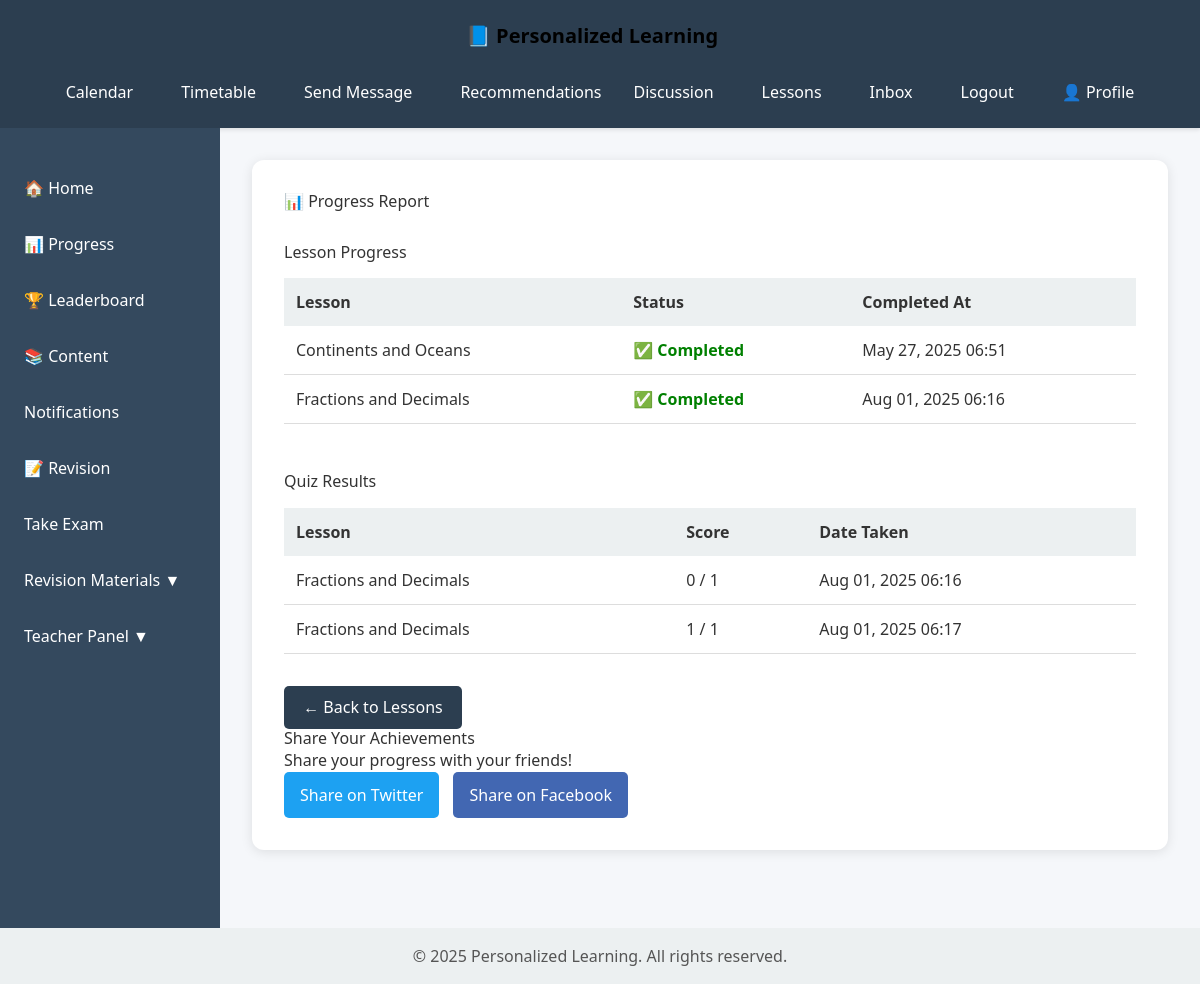
/progress/report/ (signed in), run on the app's committed database.
### progress/models.py (models this page shows, shortened)
class LessonProgress(models.Model):
    user = models.ForeignKey(User, on_delete=models.CASCADE)
    lesson = models.ForeignKey(Lesson, on_delete=models.CASCADE)
    is_completed = models.BooleanField(default=False)
    completed_at = models.DateTimeField(auto_now_add=True, null=True, blank=True)

class QuizResult(models.Model):
    user = models.ForeignKey(User, on_delete=models.CASCADE)
    quiz = models.ForeignKey(Quiz, on_delete=models.CASCADE, related_name='quizzes')
    score = models.IntegerField()
    total_questions = models.IntegerField()
    created_at = models.DateTimeField(auto_now_add=True)

### content/models.py (models this page shows, shortened)
class Lesson(models.Model):
    title = models.CharField(max_length=255)
    content = models.TextField()
    difficulty_level = models.CharField(max_length=50)
    topic = models.CharField(max_length=100)

class Quiz(models.Model):
    lesson = models.ForeignKey(Lesson, on_delete=models.CASCADE, related_name='quizzes')
    question = models.TextField()
    option_a = models.CharField(max_length=255,default='Study of chemicals')
    option_b = models.CharField(max_length=255,default='Study of chemicals')
    option_c = models.CharField(max_length=255,default='Study of chemicals')
    option_d = models.CharField(max_length=255,default='Study of chemicals')
    correct_option = models.CharField(max_length=1, choices=[
        ('A', 'Option A'),
        ('B', 'Option B'),
        ('C', 'Option C'),
        ('D', 'Option D'),
    ],default='A')

### progress/views.py (the view)
# urls.py: path('report/', progress_report_view, name='progress-report'),
@login_required
def progress_report_view(request):
    lesson_progress = LessonProgress.objects.filter(user=request.user)
    quiz_results = QuizResult.objects.filter(user=request.user)
    context = {
        'lesson_progress': lesson_progress,
        'quiz_results': quiz_results,
    }
    return render(request, 'progress/progress_report.html', context)

### progress/templates/progress/progress_report.html (shortened to what this page needs)
{% extends 'content/base.html' %}
{% block content %}
<div style="max-width: 900px; margin: auto;">
    <h2 style="margin-bottom: 2rem;">📊 Progress Report</h2>
    <h3 style="margin-bottom: 1rem;">Lesson Progress</h3>
    <div style="overflow-x: auto;">
        <table style="width: 100%; border-collapse: collapse; min-width: 600px;">
            <thead>
                <tr style="background-color: #ecf0f1; text-align: left;">
                    <th style="padding: 12px;">Lesson</th>
                    <th style="padding: 12px;">Status</th>
                    <th style="padding: 12px;">Completed At</th>
                </tr>
            </thead>
            <tbody>
                {% for progress in lesson_progress %}
                <tr style="border-bottom: 1px solid #ddd;">
                    <td style="padding: 12px;">{{ progress.lesson.title }}</td>
                    <td style="padding: 12px;">
                        {% if progress.is_completed %}
                            <span style="color: green; font-weight: bold;">✅ Completed</span>
                        {% else %}
                            <span style="color: #e67e22; font-weight: bold;">⏳ Not Completed</span>
                        {% endif %}
                    </td>
                    <td style="padding: 12px;">
                        {{ progress.completed_at|date:"M d, Y H:i" }}
                    </td>
                </tr>
                {% empty %}
                <tr>
                    <td colspan="3" style="padding: 16px; text-align: center;">No lesson progress found.</td>
                </tr>
                {% endfor %}
            </tbody>
        </table>
    </div>
    <h3 style="margin-top: 3rem; margin-bottom: 1rem;">Quiz Results</h3>
    <div style="overflow-x: auto;">
        <table style="width: 100%; border-collapse: collapse; min-width: 600px;">
            <thead>
                <tr style="background-color: #ecf0f1; text-align: left;">
                    <th style="padding: 12px;">Lesson</th>
                    <th style="padding: 12px;">Score</th>
                    <th style="padding: 12px;">Date Taken</th>
                </tr>
            </thead>
            <tbody>
                {% for result in quiz_results %}
                <tr style="border-bottom: 1px solid #ddd;">
                    <td style="padding: 12px;">{{ result.quiz.lesson.title }}</td>
                    <td style="padding: 12px;">{{ result.score }} / {{ result.total_questions }}</td>
                    <td style="padding: 12px;">{{ result.created_at|date:"M d, Y H:i" }}</td>
                </tr>
                {% empty %}
                <tr>
                    <td colspan="3" style="padding: 16px; text-align: center;">No quiz results found.</td>
                </tr>
                {% endfor %}
            </tbody>
        </table>
    </div>
    <a href="{% url 'lesson-list' %}"
       style="display: inline-block; margin-top: 2rem; padding: 0.6rem 1.2rem; background-color: #2c3e50; color: white;
              border-radius: 5px; text-decoration: none;">
        ← Back to Lessons
    </a>
    <h3>Share Your Achievements</h3>
<p>Share your progress with your friends!</p>
<a href="https://twitter.com/intent/tweet?text=I%20just%20completed%20{{ total_lessons_completed }}%20lessons%20and%20scored%20{{ total_score }}%20points%20on%20%23MyLearningApp!&hashtags=Learning,Education"
   target="_blank" class="btn btn-twitter">Share on Twitter</a>
<a href="https://www.facebook.com/sharer/sharer.php?u={{ request.build_absolute_uri }}"
   target="_blank" class="btn btn-facebook">Share on Facebook</a>
</div>
{% endblock %}

### content/templates/content/base.html (style rules this page uses)
body { margin: 0; font-family: 'Segoe UI', Tahoma, Geneva, Verdana, sans-serif; background-color: #f5f7fa; color: #333; display: flex; flex-direction: column; min-height: 100vh; }

### progress/templates/progress/progress_report.html (style rules this page uses)
.btn-twitter { background-color: #1DA1F2; color: white; padding: 10px 15px; text-decoration: none; margin-right: 10px; border-radius: 5px; }
.btn-facebook { background-color: #4267B2; color: white; padding: 10px 15px; text-decoration: none; border-radius: 5px; }

### data on the page
LessonProgress: lesson "Continents and Oceans", is_completed "✅ Completed", completed_at "May 27, 2025 06:51"
LessonProgress: lesson "Fractions and Decimals", is_completed "✅ Completed", completed_at "Aug 01, 2025 06:16"
QuizResult: quiz.lesson "Fractions and Decimals", score "0", total_questions "1", created_at "Aug 01, 2025 06:16"
QuizResult: quiz.lesson "Fractions and Decimals", score "1", total_questions "1", created_at "Aug 01, 2025 06:17"
